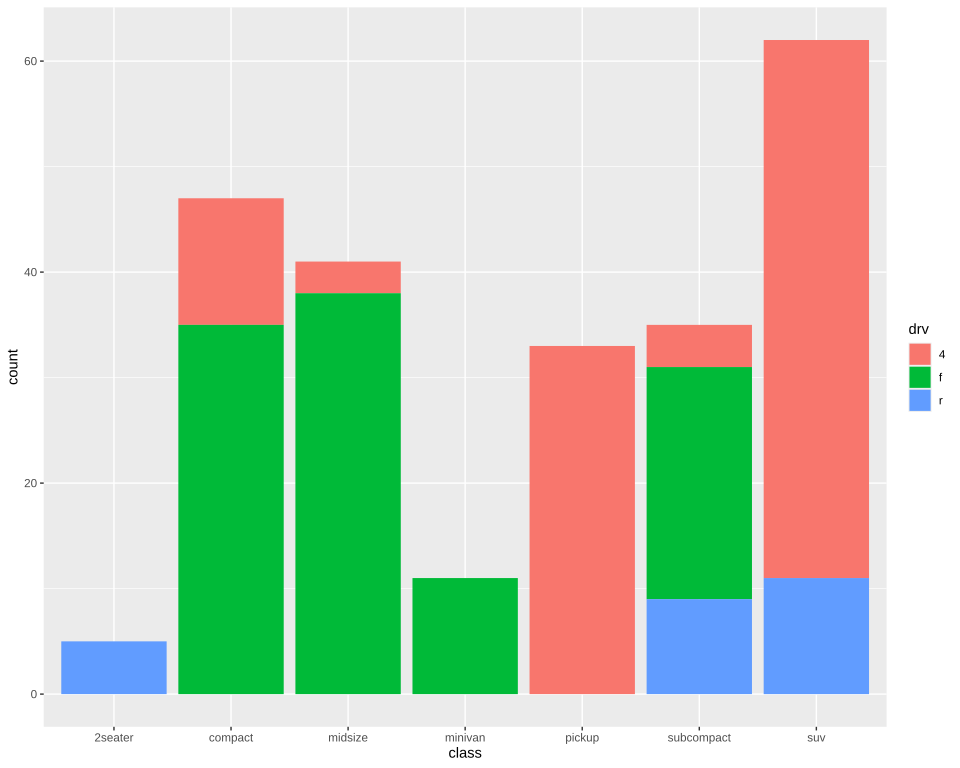

The R source for this figure:
# The plot test/golden/bar_fill.svg draws, drawn by ggplot2 itself, as ggplot2's own visual tests
# draw their snapshots: the independent check on that golden whenever it changes. The suite never
# runs this; it needs R, ggplot2 and vdiffr, saved as the Docker image giggly-r:ggplot2-4.0.3. From
# the repository's root:
#
#   docker run --rm -v "$PWD/test/golden":/golden:ro giggly-r:ggplot2-4.0.3 \
#     Rscript /golden/bar_fill.R > bar_fill.ggplot2.svg
#
# and compare the two drawings element by element, as test/golden/point.R describes.
#
# geom_bar()'s example from ggplot2's reference page: mpg's classes counted, each bar stacked by
# drive train and filled in its hue, and a legend of the fills, each key a bar's fill short of the
# key by its border's width.
#
# First checked with ggplot2 4.0.3 and vdiffr 1.0.9: every element and clip path matches but
# svglite's around the whole drawing, and the one departure is test/golden/point.R's, the x axis
# drawn before the y. ggplot2 evaluates the layer's fill before the plot's x, so the bars are
# numbered, and drawn, by drive train first, as Giggly's are.

library(ggplot2)

plot <- ggplot(mpg, aes(class)) + geom_bar(aes(fill = drv)) + theme_gray()

file <- tempfile(fileext = ".svg")
vdiffr::write_svg(plot, file)
cat(readLines(file), sep = "\n")
